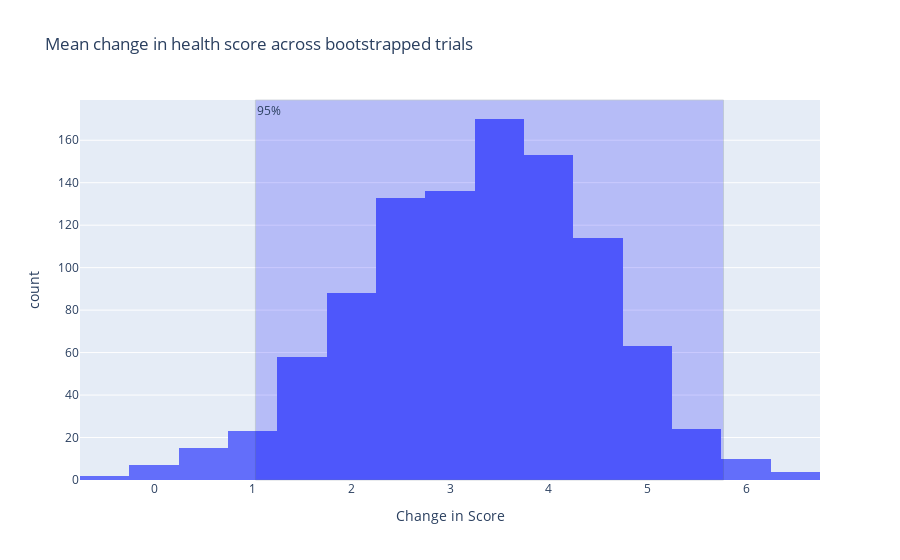

Write notebook code for a chart like this one.
### Markdown cell above
To analyze whether our vaccine rejects the null hypothesis or not, a sample size of ten people by itself is not enough for the conclusion to be generally applicable. Luckily, with bootstrapping we can estimate whether there is a resonable chance that the average change in health score is 0, and thus test our null hypothesis. Bootstrapping is simple to make, and resonably accurate so it is a good method for our purposes.

### Code cell
from statistics import median 

np.random.seed(45)
averages = []

for _ in range(1000):
    #Only keeping track of the sum of diffrences because all we need is mean
    total = 0
    for i in range(len(df)):
        #Picks a person and finds the difference in their HealthScore before and after the trial
        person = np.random.choice(range(10))
        total +=  df.at[person,'FinalHealthScore'] - df.at[person,'InitialHealthScore']
    averages.append(total/len(df))

#Used to find +/- 2 std_dev from median, aka 95% certainty range
median = median(averages)
std = np.std(averages)

fig = px.histogram(averages, nbins=20, title='Mean change in health score across bootstrapped trials')
fig.add_vrect(x0=median-2*std, x1=median+2*std, fillcolor = 'blue', opacity = 0.2, line_width=1, annotation_text='95%', annotation_position='top left')
fig.update_layout(xaxis_title = 'Change in Score', showlegend = False)
fig.show(rendered='png')

### Figure 1 — Plotly figure (JSON) as saved in the notebook; plotly's stock layout.template omitted (floating-point values rounded to 4 significant figures; data arrays with more than 128 entries replaced by an {"elided": "..."} marker saying what was removed)
{"data": [{"alignmentgroup": "True", "bingroup": "x", "hovertemplate": "variable=0<br>value=%{x}<br>count=%{y}<extra></extra>", "legendgroup": "0", "marker": {"color": "#636efa", "pattern": {"shape": ""}}, "name": "0", "nbinsx": 20, "offsetgroup": "0", "orientation": "v", "showlegend": true, "type": "histogram", "x": {"elided": "1000 float values"}, "xaxis": "x", "yaxis": "y"}], "layout": {"annotations": [{"showarrow": false, "text": "95%", "x": 1.028, "xanchor": "left", "xref": "x", "y": 1, "yanchor": "top", "yref": "y domain"}], "barmode": "relative", "legend": {"title": {"text": "variable"}, "tracegroupgap": 0}, "shapes": [{"fillcolor": "blue", "line": {"width": 1}, "opacity": 0.2, "type": "rect", "x0": 1.028, "x1": 5.772, "xref": "x", "y0": 0, "y1": 1, "yref": "y domain"}], "showlegend": false, "title": {"text": "Mean change in health score across bootstrapped trials"}, "xaxis": {"anchor": "y", "domain": [0, 1], "title": {"text": "Change in Score"}}, "yaxis": {"anchor": "x", "domain": [0, 1], "title": {"text": "count"}}}}
